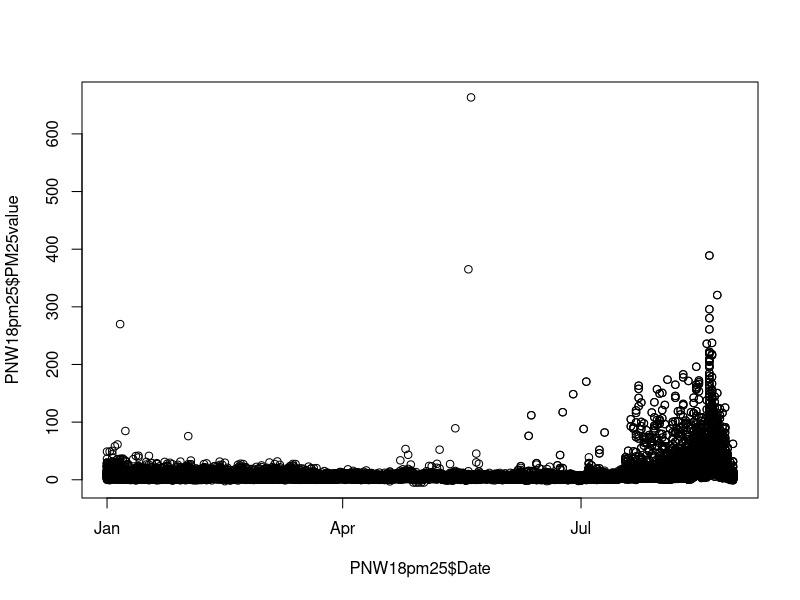

Write the R code that produced this figure.
# An R Script
# Erik Beck
# August 30, 2018
# Read and minimally process air quality data (PM2.5) from 2018 files through mid-August 2018
# Montana, Washington, Oregon, and Idaho


# Get needed libraries
library(lubridate)

# Set working Directory
setwd("C:/Users/EBECK/OneDrive - Environmental Protection Agency (EPA)/Sync4OneDrive/ReproducibleResearch/Sept2018Class/R-MD-LaTeX/Data/AirQualityData/USA/PNW/2018NorthWestUSA")

# Read in the chunks for Washington, Oregon, and Idaho for 2018

WaOrId1 <-read.csv (file="WaOrId-chunk1.csv", header=TRUE, sep=",")
WaOrId2 <-read.csv (file="WaOrId-chunk2.csv", header=TRUE, sep=",")
WaOrId3 <-read.csv (file="WaOrId-chunk3.csv", header=TRUE, sep=",")
WaOrId4 <-read.csv (file="WaOrId-chunk4.csv", header=TRUE, sep=",")

# Variable List
colnames (WaOrId1)
# [1] "Agency"        "Site"          "Site.AQS"      "Param"        
# [5] "Param.AQS"     "POC"           "Method"        "Duration"     
# [9] "Date..LST."    "Unit"          "Concentration"

# Combine the four chunks

WaOrId <- rbind (WaOrId1, WaOrId2, WaOrId3, WaOrId4)

# Fix the dates

WaOrId$Date <-  parse_date_time (WaOrId$Date..LST., tz="America/Los_Angeles",orders="mdy")

# Create a state variable from the Agency variable

# factor (WaOrId$Agency)
WaOrId$State <- NA

WaOrId$State[WaOrId$Agency=='WA1'] <- 'WA'
WaOrId$State[WaOrId$Agency=='CR1'] <- 'WA'
WaOrId$State[WaOrId$Agency=='ID1'] <- 'ID'
WaOrId$State[WaOrId$Agency=='OR1'] <- 'OR'
WaOrId$State[WaOrId$Agency=='OR2'] <- 'OR'

# Read in the chunk for Montana for 2018

Montana18 <- read.csv (file="montana2018PMfine.csv", header=TRUE, sep=",")



# colnames (Montana18)
#[1] "Site.Site.AQS.Param.POC" "Date.LST"               
#[3] "ugPerMeter3"            

# Parse out the first column of data in the Montana18 dataset
# Looks like:

# Site/Site AQS/Param/POC
# Billlings Lockw/301110087/PM2.5-88101/3

# Write out that column to CSV
write.csv (Montana18$Site.Site.AQS.Param.POC, file="MontanaTmp.csv")

# Do a search and replace with emacs on this file, saving to a new file

MontanaTmp <- read.csv (file="MontanaTmp2.csv", header=TRUE, sep=",")

colnames(MontanaTmp)
# [1] "Site"     "Site.AQS" "Param"    "POC"  


# Now combine Montana18 and MontanaTmp together to make MontanaClean18

MontanaClean18<-MontanaTmp
MontanaClean18$Concentration <- Montana18$ugPerMeter3
MontanaClean18$State.Code <- c("MT")
# MontanaClean18$Date.LST <- Montana18$Date.LST

# Fix dates

MontanaClean18$Date <- parse_date_time (Montana18$Date.LST, tz="America/Los_Angeles",orders="mdy")

# Drop concentration =-999 (missing value)
MontanaClean18$Concentration[MontanaClean18$Concentration==-999] <-NA

# plot (MontanaClean18$Date, MontanaClean18$Concentration)

# colnames(usaPM1999)
# colnames(usaPM2000)

# [1] "State.Code"          "County.Code"         "Site.Num"           
# [4] "Parameter.Code"      "POC"                 "Latitude"           
# [7] "Longitude"           "Datum"               "Parameter.Name"     
# [10] "Sample.Duration"     "Pollutant.Standard"  "Date.Local"         
# [13] "Units.of.Measure"    "Event.Type"          "Observation.Count"  
# [16] "Observation.Percent" "Arithmetic.Mean"     "X1st.Max.Value"     
# [19] "X1st.Max.Hour"       "AQI"                 "Method.Code"        
# [22] "Method.Name"         "Local.Site.Name"     "Address"            
# [25] "State.Name"          "County.Name"         "City.Name"          
# [28] "CBSA.Name"           "Date.of.Last.Change"


# Equalize the variable names, reduce variable numbers, and join the Montana data with the WA-OR-ID data.

W <- nrow (WaOrId)
M <- nrow (MontanaClean18)

WaOrId_Temp <- data.frame (dummy = rnorm(W))
MontanaNew  <- data.frame (dummy = rnorm(M))

WaOrId_Temp$State <- WaOrId$State
MontanaNew$State <- MontanaClean18$State.Code

WaOrId_Temp$Date <- WaOrId$Date
MontanaNew$Date <- MontanaClean18$Date

WaOrId_Temp$PM25value <- WaOrId$Concentration
MontanaNew$PM25value <- MontanaClean18$Concentration

WaOrId_Temp$SiteName <- WaOrId$Site
MontanaNew$SiteName <- MontanaClean18$Site

# Now make a new set for all PNW18 PM

PNW18pm25 <- rbind (WaOrId_Temp, MontanaNew)

# Drop concentration =-999 (missing value)
PNW18pm25$PM25value[PNW18pm25$PM25value==-999] <-NA

plot (PNW18pm25$Date, PNW18pm25$PM25value)

# Write out these 2018 state and combo files

saveRDS (WaOrId_Temp, file = "WaOrId2018.rds")
saveRDS (MontanaNew,  file = "Montana2018.rds")
saveRDS (PNW18pm25,   file = "PNW18.rds")

